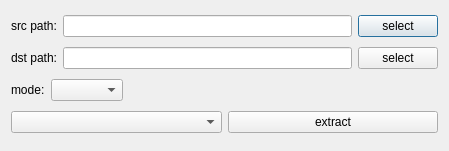
<?xml version="1.0" encoding="UTF-8"?>
<ui version="4.0">
 <class>ExtractDataDlg</class>
 <widget class="QDialog" name="ExtractDataDlg">
  <property name="geometry">
   <rect>
    <x>0</x>
    <y>0</y>
    <width>449</width>
    <height>151</height>
   </rect>
  </property>
  <property name="windowTitle">
   <string>Dialog</string>
  </property>
  <layout class="QVBoxLayout" name="verticalLayout">
   <item>
    <layout class="QHBoxLayout" name="horizontalLayout">
     <item>
      <widget class="QLabel" name="labelSrcPath">
       <property name="text">
        <string>src path:</string>
       </property>
      </widget>
     </item>
     <item>
      <widget class="QLineEdit" name="lineEditSrcPath"/>
     </item>
     <item>
      <widget class="QPushButton" name="btnSelectSrcPath">
       <property name="text">
        <string>select</string>
       </property>
      </widget>
     </item>
    </layout>
   </item>
   <item>
    <layout class="QHBoxLayout" name="horizontalLayout_2">
     <item>
      <widget class="QLabel" name="labelDstPath">
       <property name="text">
        <string>dst path:</string>
       </property>
      </widget>
     </item>
     <item>
      <widget class="QLineEdit" name="lineEditDstPath"/>
     </item>
     <item>
      <widget class="QPushButton" name="btnSelectDstPath">
       <property name="text">
        <string>select</string>
       </property>
      </widget>
     </item>
    </layout>
   </item>
   <item>
    <layout class="QHBoxLayout" name="horizontalLayout_4">
     <item>
      <widget class="QLabel" name="label">
       <property name="text">
        <string>mode:</string>
       </property>
      </widget>
     </item>
     <item>
      <widget class="QComboBox" name="comboBoxMode"/>
     </item>
     <item>
      <spacer name="horizontalSpacer">
       <property name="orientation">
        <enum>Qt::Horizontal</enum>
       </property>
       <property name="sizeHint" stdset="0">
        <size>
         <width>40</width>
         <height>20</height>
        </size>
       </property>
      </spacer>
     </item>
    </layout>
   </item>
   <item>
    <layout class="QHBoxLayout" name="horizontalLayout_3">
     <item>
      <widget class="QComboBox" name="comboBoxLabel"/>
     </item>
     <item>
      <widget class="QPushButton" name="btnExtract">
       <property name="text">
        <string>extract</string>
       </property>
      </widget>
     </item>
    </layout>
   </item>
  </layout>
 </widget>
 <resources/>
 <connections/>
</ui>
